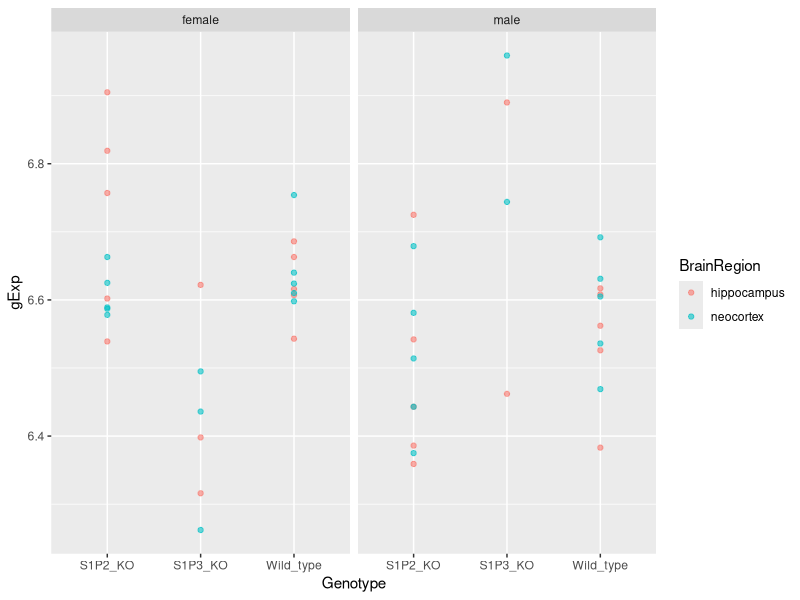
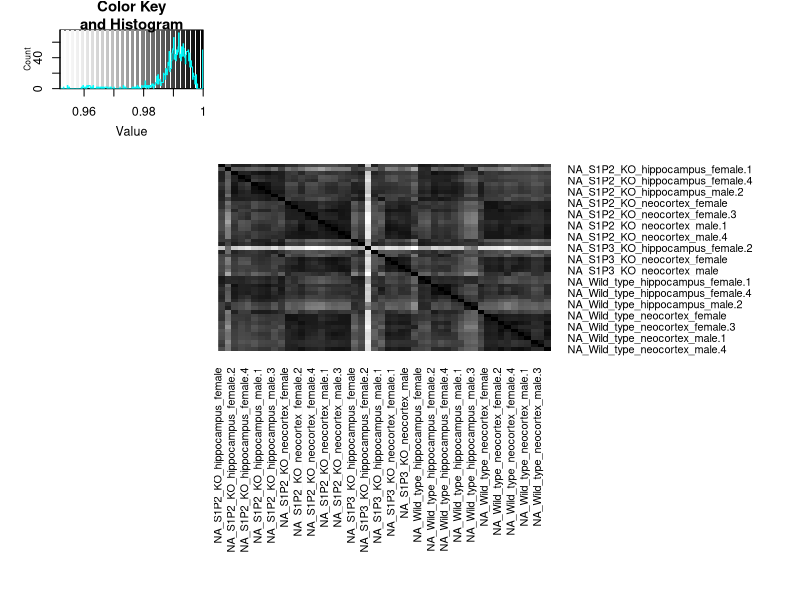
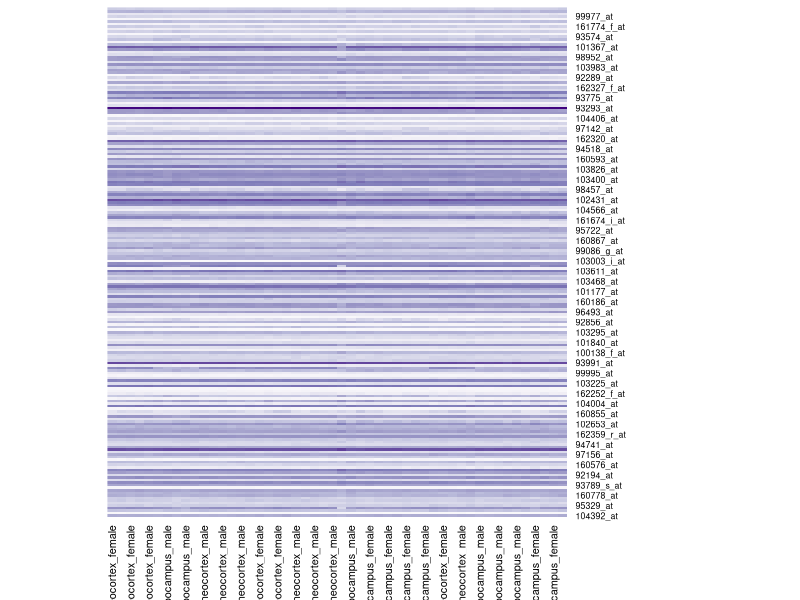
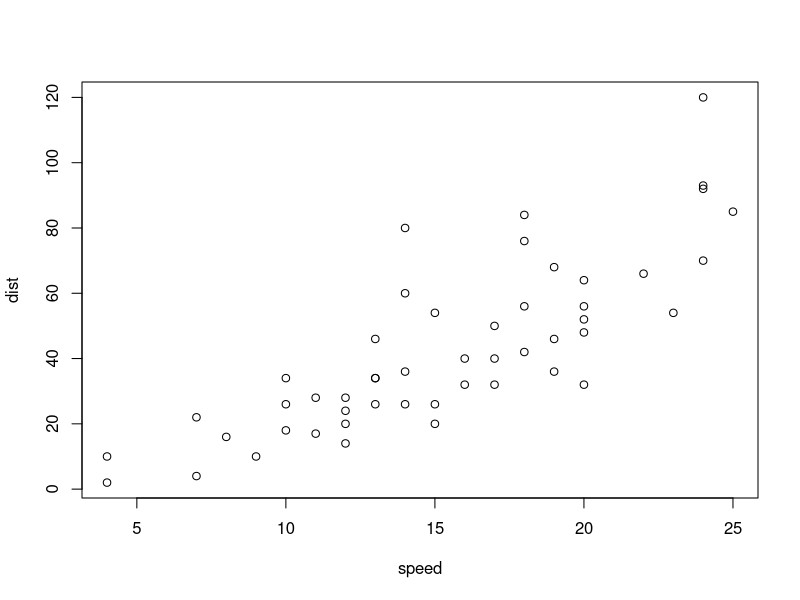

Generate these figures, in order, with R:
## ---- chunk 1
library(plyr)
library(ggplot2)
library(xtable)
library(RColorBrewer)
library(gplots)
## ---- chunk 2
library(knitr)
opts_chunk$set(tidy = FALSE, 
               comment=NA,
               digits = 3)
## ---- chunk 3
html_print <- function(x, ..., digits = 0, include.rownames = TRUE){
  print(xtable(x, digits = digits, ...), 
        type = 'html', include.rownames = include.rownames)
}
## ---- chunk 4
design <- read.table("../data/mouseBrain/GSE7191-design.txt",
                     row.names=1, header=TRUE)
expDat <- read.table("../data/mouseBrain/GSE7191-data.txt",
                     row.name="probe", header=TRUE)

# order expression data columns (samples) by the rows in the design table
expDat <- expDat[, row.names(design)]
## ---- chunk 5
# create new factor for DateRun
# levels are order by increasing date, and labeled by "Day-1", etc
newDateRun <- with(design, {
  dates <- as.Date(levels(design$DateRun),"%m/%d/%y")
  nfDateRun <- factor(DateRun, levels(DateRun)[order(dates)])
  levels(nfDateRun) <- paste("Day", 1:nlevels(DateRun), sep="-") 
  return(nfDateRun)
})
design$DateRun <- newDateRun

# more informative column names for expDat
colnames(expDat) <- with(design,
                       paste(DateRun, Genotype, BrainRegion, Sex, sep="_"))

# define sample order
sampleOrd <- with(design, order(DateRun, Genotype, BrainRegion, Sex))
expDat <- expDat[,sampleOrd]
design <- design[sampleOrd,]

## ---- chunk 6
dim(expDat)  # [probes, samples]
dim(design)  # [samples, design factors]
fa <- colnames(design) # design factors
## ---- chunk 7
with(design, table(Genotype))
with(design, table(BrainRegion))
with(design, table(Sex))
with(design, table(DateRun))

## ---- chunk 8

faCounts <- ldply(design, function(x){
  faFeq <- table(x)
  iFaCounts <- data.frame(faFeq)
  colnames(iFaCounts) <- c("factor.level", "counts")
  return(iFaCounts)
})
html_print(faCounts)
## ---- chunk 9
x <- with(design, table(BrainRegion, Genotype))
html_print(addmargins(x))
## ---- chunk 10
x <- with(design, table(Sex, BrainRegion, Genotype))
ftable(x)
## ---- chunk 11
x <- with(design, table(Genotype, DateRun))
ftable(x)
x <- with(design, table(Genotype, DateRun))
ftable(x)
## ---- chunk 12
(theProbe <- which(row.names(expDat) == '99372_at'))
pDat <- data.frame(design, gExp = unlist(expDat[theProbe, ]))

ggplot(pDat, aes(x=Genotype, y=gExp, color=BrainRegion)) + geom_point(alpha=0.6) + facet_grid(.~Sex)
## ---- chunk 13
# compute mean expression at each combination of Genetype, BrainRegion and Sex
pMean <- aggregate(gExp ~ Genotype + BrainRegion + Sex, pDat, FUN = mean)

# display the result in wide form
x <- xtabs(gExp~BrainRegion+Sex+Genotype,pMean)
ftable(x)
## ---- chunk 14
# creating some color palette
jPurplesFun <- colorRampPalette(brewer.pal(n = 9, "Purples"))
jGreysFun <- colorRampPalette(brewer.pal(n = 9, "Greys"))
## ---- chunk 15
sampleCor <- cor(expDat)
heatmap.2(sampleCor, 
          Rowv = FALSE, dendrogram="none",
          symm=TRUE, margins=c(15,15),
          trace="none", scale="none", col = jGreysFun(256))
## ---- chunk 16
#heatmap(expDat, Rowv = NA, Colv = NA, scale="none", margins = c(5, 8), col = jBuPuFun(256))
set.seed(540)
hSize <- 200
theseProbes <- sample(1:nrow(expDat), hSize)
hDat <- expDat[theseProbes, sampleOrd]
hDat <- as.matrix(hDat)
colnames(hDat) <- with(design[sampleOrd,],
                       paste(DateRun, Genotype, BrainRegion, Sex, sep="_"))


jPurplesFun <- colorRampPalette(brewer.pal(n = 9, "Purples"))
heatmap(hDat, Colv = NA, Rowv = NA, scale=c("column"), 
        margins = c(5, 8), col = jPurplesFun(256))
## ---- chunk 17
plot(cars)
